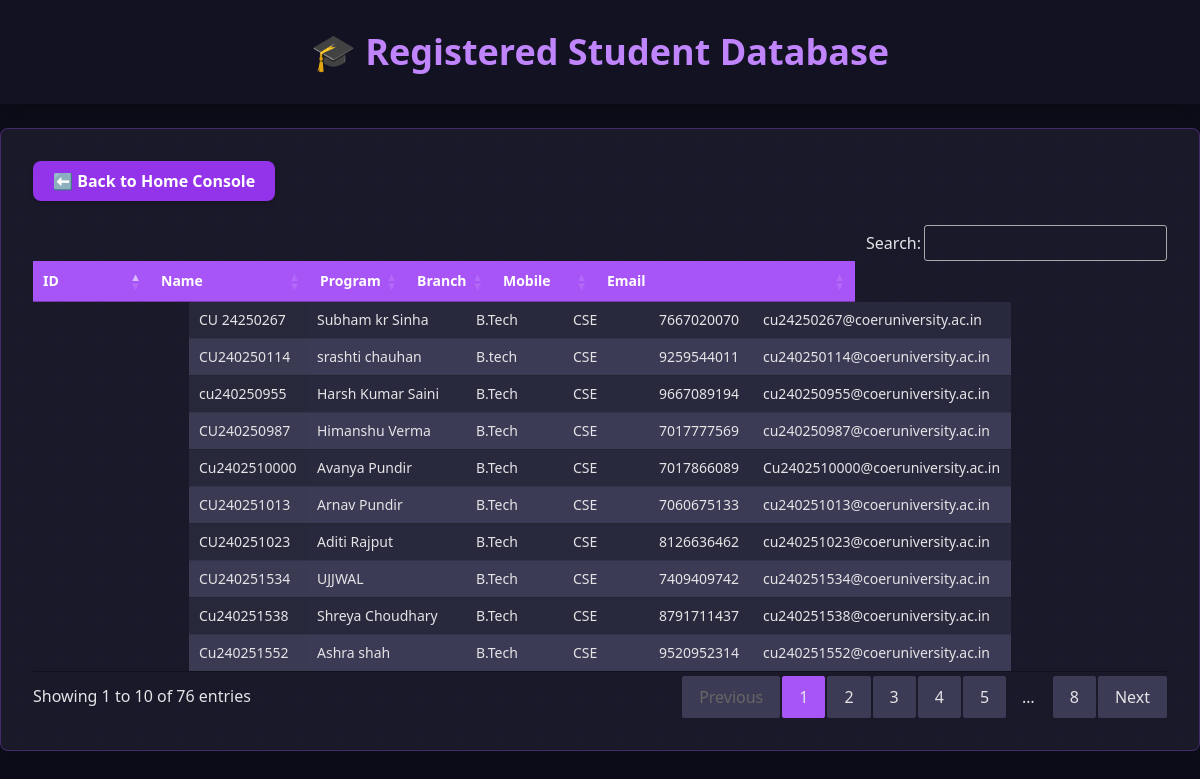
The app's page /students (signed in) with its own data.
### tables this page shows
CREATE TABLE students (
    ID TEXT PRIMARY KEY,
    Name TEXT,
    Program TEXT,
    Branch TEXT,
    Mobile TEXT,
    Gmail TEXT
);

### app.py (the view)
@app.route('/students')
def students():
    try:
        conn = sqlite3.connect(DB_FILE)
        cursor = conn.cursor()
        cursor.execute("SELECT ID, Name, Program, Branch, Mobile, Gmail FROM students")
        data = cursor.fetchall()
        conn.close()
        return render_template('students.html', students=data)
    except Exception as e:
        return str(e)

### app.py (called while the page is built)
@app.before_request
def require_login():
    allowed_paths = [
    '/login',
    '/forgot_password',
    '/favicon.ico'
]
    if request.path.startswith('/static/') or request.path in allowed_paths:
        return None
    if 'logged_in' not in session:
        return redirect(url_for('login'))
    return None

### templates/students.html (shortened to what this page needs)
<!DOCTYPE html>
<html lang="en">
<head>
  <script src="https://cdn.tailwindcss.com"></script>
  <link rel="stylesheet" href="https://cdn.datatables.net/1.13.4/css/jquery.dataTables.min.css">
  <link rel="stylesheet" href="https://cdn.datatables.net/buttons/2.4.2/css/buttons.dataTables.min.css">
  <link rel="stylesheet" href="https://cdn.datatables.net/responsive/2.4.1/css/responsive.dataTables.min.css">
</head>
<body class="min-h-screen">
  <h1 class="text-4xl font-extrabold text-center text-purple-400 py-8 bg-[#121223] shadow-xl">🎓 Registered Student Database</h1>
  <div class="max-w-7xl mx-auto dark-card shadow-xl p-8 rounded-lg mt-6 overflow-x-auto transform transition-all hover-scale">
    <button onclick="window.location.href='/'" class="bg-purple-600 hover:bg-purple-700 text-white px-5 py-2 rounded-lg font-semibold mb-6 transition shadow-md transform hover:scale-105 neon-button">
      ⬅ Back to Home Console
    </button>
    <table id="studentsTable" class="display nowrap w-full text-sm">
      <thead class="bg-purple-500 text-white">
        <tr>
          <th class="py-3 px-4 text-left">ID</th>
          <th class="py-3 px-4 text-left">Name</th>
          <th class="py-3 px-4 text-left">Program</th>
          <th class="py-3 px-4 text-left">Branch</th>
          <th class="py-3 px-4 text-left">Mobile</th>
          <th class="py-3 px-4 text-left">Email</th>
        </tr>
      </thead>
      <tbody>
        {% for s in students %}
        <tr class="odd:bg-white even:bg-gray-50 hover:bg-purple-900/50 transition duration-150">
          <td class="py-2 px-4">{{ s[0] }}</td>
          <td class="py-2 px-4 font-medium">{{ s[1] }}</td>
          <td class="py-2 px-4">{{ s[2] }}</td>
          <td class="py-2 px-4">{{ s[3] }}</td>
          <td class="py-2 px-4">{{ s[4] }}</td>
          <td class="py-2 px-4">{{ s[5] }}</td>
        </tr>
        {% endfor %}
      </tbody>
    </table>
  </div>
</body>
</html>

### templates/students.html (style rules this page uses)
body { background-color: #0d0d1a; color: #e4e4e7; background-image: radial-gradient(#2a2a3e 1px, transparent 0); background-size: 40px 40px; }
.neon-button { transition: all 0.3s ease-in-out; }
.dark-card { background-color: rgba(32, 32, 50, 0.7); backdrop-filter: blur(5px); border: 1px solid rgba(168, 85, 247, 0.3); }
#studentsTable { background-color: #2a2a3e !important; }
#studentsTable thead { background-color: #7b4397 !important; }
#studentsTable th { color: white !important; background-color: #4a285d !important; }
#studentsTable tbody tr { background-color: #2a2a3e !important; }
#studentsTable tbody tr:nth-child(even) { background-color: #3b3b55 !important; }

### records on screen
students: ID "CU240251534", Name "UJJWAL", Program "B.Tech", Branch "CSE", Mobile "7409409742", Gmail "cu240251534@coeruniversity.ac.in"
students: ID "CU240251013", Name "Arnav Pundir", Program "B.Tech", Branch "CSE", Mobile "7060675133", Gmail "cu240251013@coeruniversity.ac.in"
students: ID "CU240251023", Name "Aditi Rajput", Program "B.Tech", Branch "CSE", Mobile "8126636462", Gmail "cu240251023@coeruniversity.ac.in"
students: ID "Cu240251552", Name "Ashra shah", Program "B.Tech", Branch "CSE", Mobile "9520952314", Gmail "cu240251552@coeruniversity.ac.in"
students: ID "CU240250987", Name "Himanshu Verma", Program "B.Tech", Branch "CSE", Mobile "7017777569", Gmail "cu240250987@coeruniversity.ac.in"
students: ID "cu240250955", Name "Harsh Kumar Saini", Program "B.Tech", Branch "CSE", Mobile "9667089194", Gmail "cu240250955@coeruniversity.ac.in"
students: ID "Cu240251538", Name "Shreya Choudhary", Program "B.Tech", Branch "CSE", Mobile "8791711437", Gmail "cu240251538@coeruniversity.ac.in"
students: ID "CU 24250267", Name "Subham kr Sinha", Program "B.Tech", Branch "CSE", Mobile "7667020070", Gmail "cu24250267@coeruniversity.ac.in"
students: ID "CU240250114", Name "srashti chauhan", Program "B.tech", Branch "CSE", Mobile "9259544011", Gmail "cu240250114@coeruniversity.ac.in"
students: ID "Cu2402510000", Name "Avanya Pundir", Program "B.Tech", Branch "CSE", Mobile "7017866089", Gmail "Cu2402510000@coeruniversity.ac.in"
